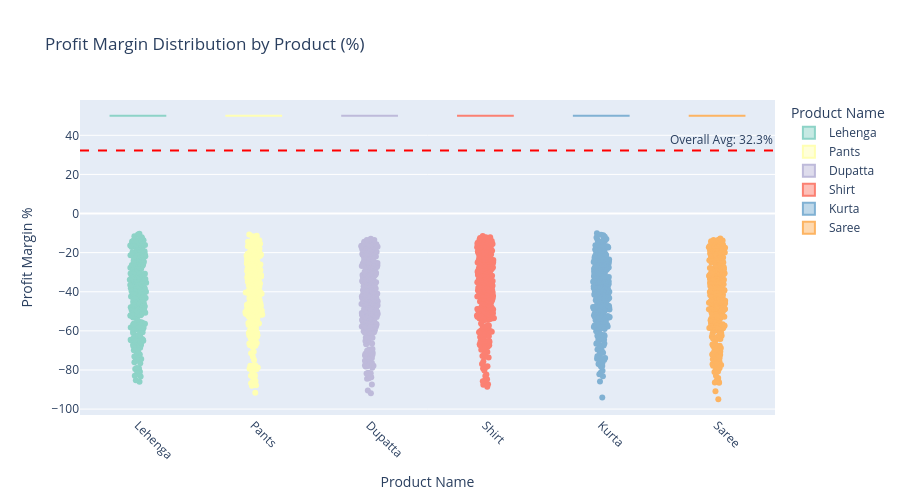

Here is the notebook cell this chart was saved with:
### Markdown cell above
## 3. Profit Margin boxplot

### Code cell
# Box plot shows distribution clearly (median, quartiles, outliers)
fig3 = px.box(df, x='Product Name', y='Profit Margin %',
              title='Profit Margin Distribution by Product (%)',
              color='Product Name',
              color_discrete_sequence=px.colors.qualitative.Set3)
fig3.update_traces(boxpoints='outliers', jitter=0.3)
fig3.update_layout(
    height=500, font_size=12,
    xaxis_tickangle=45,
    yaxis_title='Profit Margin %'
)
fig3.add_hline(y=df['Profit Margin %'].mean(), line_dash="dash", 
               line_color="red",
               annotation_text=f"Overall Avg: {df['Profit Margin %'].mean():.1f}%")
fig3.show()

### Figure 1 — Plotly figure (JSON) as saved in the notebook; plotly's stock layout.template omitted (floating-point values rounded to 4 significant figures; data arrays with more than 128 entries replaced by an {"elided": "..."} marker saying what was removed)
{"data": [{"alignmentgroup": "True", "boxpoints": "outliers", "hovertemplate": "Product Name=%{x}<br>Profit Margin %=%{y}<extra></extra>", "jitter": 0.3, "legendgroup": "Lehenga", "marker": {"color": "rgb(141,211,199)"}, "name": "Lehenga", "notched": false, "offsetgroup": "Lehenga", "orientation": "v", "showlegend": true, "type": "box", "x": {"elided": "1593 str values"}, "x0": " ", "xaxis": "x", "y": {"elided": "1593 float values"}, "y0": " ", "yaxis": "y"}, {"alignmentgroup": "True", "boxpoints": "outliers", "hovertemplate": "Product Name=%{x}<br>Profit Margin %=%{y}<extra></extra>", "jitter": 0.3, "legendgroup": "Pants", "marker": {"color": "rgb(255,255,179)"}, "name": "Pants", "notched": false, "offsetgroup": "Pants", "orientation": "v", "showlegend": true, "type": "box", "x": {"elided": "1630 str values"}, "x0": " ", "xaxis": "x", "y": {"elided": "1630 float values"}, "y0": " ", "yaxis": "y"}, {"alignmentgroup": "True", "boxpoints": "outliers", "hovertemplate": "Product Name=%{x}<br>Profit Margin %=%{y}<extra></extra>", "jitter": 0.3, "legendgroup": "Dupatta", "marker": {"color": "rgb(190,186,218)"}, "name": "Dupatta", "notched": false, "offsetgroup": "Dupatta", "orientation": "v", "showlegend": true, "type": "box", "x": {"elided": "1669 str values"}, "x0": " ", "xaxis": "x", "y": {"elided": "1669 float values"}, "y0": " ", "yaxis": "y"}, {"alignmentgroup": "True", "boxpoints": "outliers", "hovertemplate": "Product Name=%{x}<br>Profit Margin %=%{y}<extra></extra>", "jitter": 0.3, "legendgroup": "Shirt", "marker": {"color": "rgb(251,128,114)"}, "name": "Shirt", "notched": false, "offsetgroup": "Shirt", "orientation": "v", "showlegend": true, "type": "box", "x": {"elided": "1705 str values"}, "x0": " ", "xaxis": "x", "y": {"elided": "1705 float values"}, "y0": " ", "yaxis": "y"}, {"alignmentgroup": "True", "boxpoints": "outliers", "hovertemplate": "Product Name=%{x}<br>Profit Margin %=%{y}<extra></extra>", "jitter": 0.3, "legendgroup": "Kurta", "marker": {"color": "rgb(128,177,211)"}, "name": "Kurta", "notched": false, "offsetgroup": "Kurta", "orientation": "v", "showlegend": true, "type": "box", "x": {"elided": "1738 str values"}, "x0": " ", "xaxis": "x", "y": {"elided": "1738 float values"}, "y0": " ", "yaxis": "y"}, {"alignmentgroup": "True", "boxpoints": "outliers", "hovertemplate": "Product Name=%{x}<br>Profit Margin %=%{y}<extra></extra>", "jitter": 0.3, "legendgroup": "Saree", "marker": {"color": "rgb(253,180,98)"}, "name": "Saree", "notched": false, "offsetgroup": "Saree", "orientation": "v", "showlegend": true, "type": "box", "x": {"elided": "1665 str values"}, "x0": " ", "xaxis": "x", "y": {"elided": "1665 float values"}, "y0": " ", "yaxis": "y"}], "layout": {"annotations": [{"showarrow": false, "text": "Overall Avg: 32.3%", "x": 1, "xanchor": "right", "xref": "x domain", "y": 32.26, "yanchor": "bottom", "yref": "y"}], "boxmode": "overlay", "font": {"size": 12}, "height": 500, "legend": {"title": {"text": "Product Name"}, "tracegroupgap": 0}, "shapes": [{"line": {"color": "red", "dash": "dash"}, "type": "line", "x0": 0, "x1": 1, "xref": "x domain", "y0": 32.26, "y1": 32.26, "yref": "y"}], "title": {"text": "Profit Margin Distribution by Product (%)"}, "xaxis": {"anchor": "y", "categoryarray": ["Lehenga", "Pants", "Dupatta", "Shirt", "Kurta", "Saree"], "categoryorder": "array", "domain": [0, 1], "tickangle": 45, "title": {"text": "Product Name"}}, "yaxis": {"anchor": "x", "domain": [0, 1], "title": {"text": "Profit Margin %"}}}}
